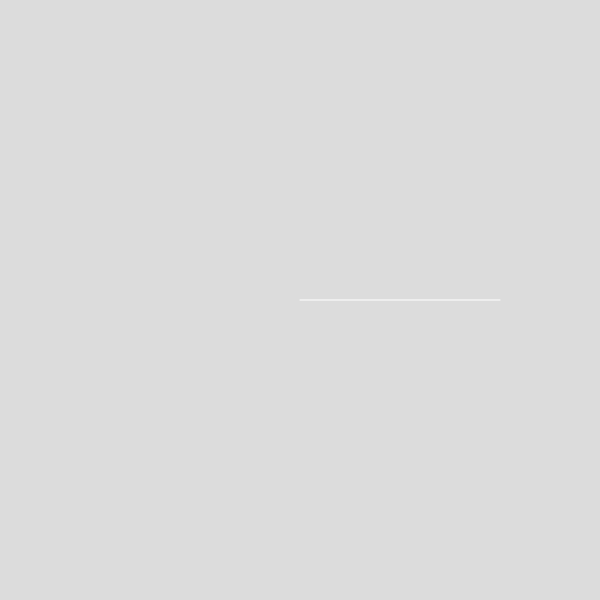
Frame 1 (no input)
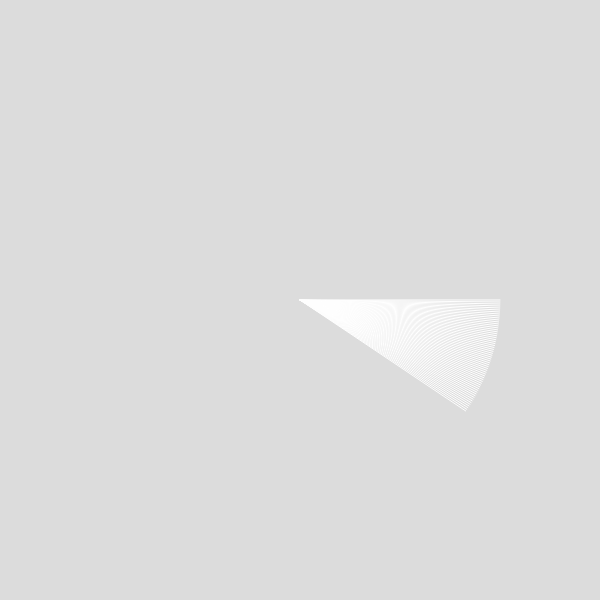
Frame 60 (no input)
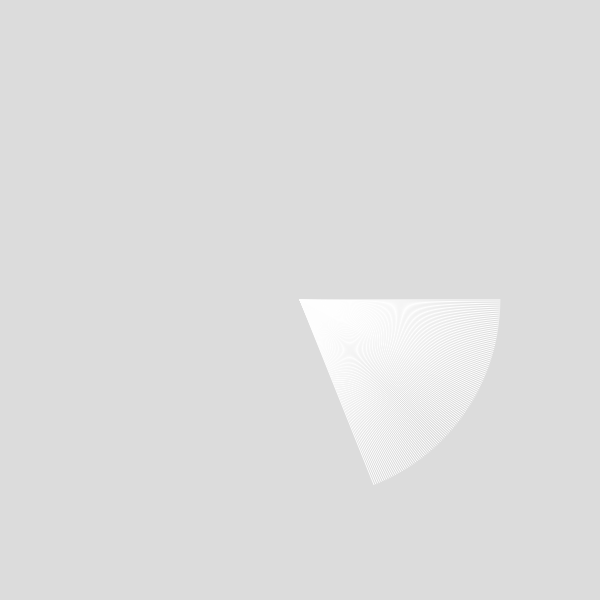
Frame 120 (the mouse pressed at the canvas centre since frame 60)

The p5.js sketch that drew these frames (run headless with seeded random() and noise() and a simulated clock; from frame 60 on, the mouse is pressed at the canvas centre):

// p5.js sketch
// ── sketch.js
let angle = 0.0;
let r = 200;
function setup(){
	createCanvas(600, 600);  
	background(220);
}
function draw(){
	stroke(255-angle);
	let x = width/2 + cos(angle) * (r-angle); 
	let y = height/2 + sin(angle) * (r-angle); 
	line(width/2, height/2, x, y);
	angle += 0.01; 
}
